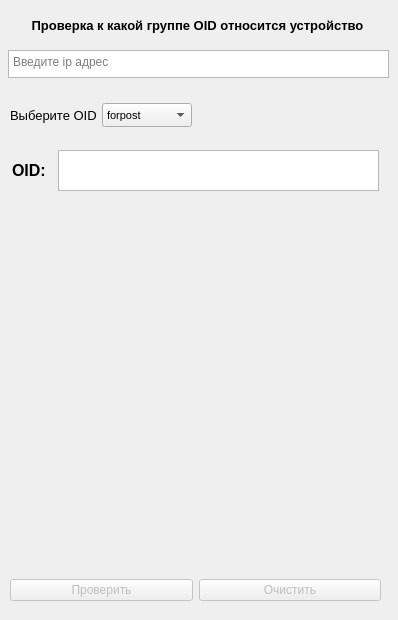
    <widget class="QWidget" name="tab_4">
     <attribute name="title">
      <string>Проверка OID</string>
     </attribute>
     <widget class="QComboBox" name="comboBox_2">
      <property name="geometry">
       <rect>
        <x>102</x>
        <y>103</y>
        <width>90</width>
        <height>24</height>
       </rect>
      </property>
      <property name="font">
       <font>
        <pointsize>8</pointsize>
        <weight>50</weight>
        <italic>false</italic>
        <bold>false</bold>
        <underline>false</underline>
       </font>
      </property>
      <property name="acceptDrops">
       <bool>false</bool>
      </property>
      <property name="layoutDirection">
       <enum>Qt::LeftToRight</enum>
      </property>
      <property name="styleSheet">
       <string notr="true"/>
      </property>
      <property name="editable">
       <bool>false</bool>
      </property>
      <property name="maxVisibleItems">
       <number>10</number>
      </property>
      <item>
       <property name="text">
        <string comment="12">forpost</string>
       </property>
      </item>
      <item>
       <property name="text">
        <string>forpost_2</string>
       </property>
      </item>
      <item>
       <property name="text">
        <string>forpost_3</string>
       </property>
      </item>
      <item>
       <property name="text">
        <string>eaton</string>
       </property>
      </item>
      <item>
       <property name="text">
        <string>sc200</string>
       </property>
      </item>
      <item>
       <property name="text">
        <string>megatec</string>
       </property>
      </item>
      <item>
       <property name="text">
        <string>modbus</string>
       </property>
      </item>
      <item>
       <property name="text">
        <string>eltek</string>
       </property>
      </item>
      <item>
       <property name="text">
        <string>macc</string>
       </property>
      </item>
     </widget>
     <widget class="QWidget" name="horizontalLayoutWidget_7">
      <property name="geometry">
       <rect>
        <x>10</x>
        <y>570</y>
        <width>371</width>
        <height>41</height>
       </rect>
      </property>
      <layout class="QHBoxLayout" name="horizontalLayout_8">
       <item>
        <widget class="QPushButton" name="Check_device_btn">
         <property name="enabled">
          <bool>false</bool>
         </property>
         <property name="mouseTracking">
          <bool>false</bool>
         </property>
         <property name="tabletTracking">
          <bool>false</bool>
         </property>
         <property name="autoFillBackground">
          <bool>false</bool>
         </property>
         <property name="styleSheet">
          <string notr="true"/>
         </property>
         <property name="text">
          <string>Проверить</string>
         </property>
         <property name="autoDefault">
          <bool>false</bool>
         </property>
         <property name="default">
          <bool>false</bool>
         </property>
         <property name="flat">
          <bool>false</bool>
         </property>
        </widget>
       </item>
       <item>
        <widget class="QPushButton" name="Clear_btn_2">
         <property name="enabled">
          <bool>false</bool>
         </property>
         <property name="text">
          <string>Очистить</string>
         </property>
        </widget>
       </item>
      </layout>
     </widget>
     <widget class="QTextBrowser" name="textBrowser_2">
      <property name="geometry">
       <rect>
        <x>58</x>
        <y>150</y>
        <width>321</width>
        <height>41</height>
       </rect>
      </property>
     </widget>
     <widget class="QLabel" name="label_47">
      <property name="geometry">
       <rect>
        <x>12</x>
        <y>155</y>
        <width>41</width>
        <height>30</height>
       </rect>
      </property>
      <property name="font">
       <font>
        <pointsize>12</pointsize>
        <weight>75</weight>
        <bold>true</bold>
       </font>
      </property>
      <property name="text">
       <string>OID:</string>
      </property>
     </widget>
     <widget class="QTextEdit" name="textEdit_3">
      <property name="geometry">
       <rect>
        <x>8</x>
        <y>50</y>
        <width>381</width>
        <height>28</height>
       </rect>
      </property>
      <property name="toolTip">
       <string/>
      </property>
      <property name="placeholderText">
       <string>Введите ip адрес</string>
      </property>
     </widget>
     <widget class="QLabel" name="label_4">
      <property name="geometry">
       <rect>
        <x>12</x>
        <y>10</y>
        <width>371</width>
        <height>31</height>
       </rect>
      </property>
      <property name="font">
       <font>
        <pointsize>10</pointsize>
        <weight>75</weight>
        <bold>true</bold>
       </font>
      </property>
      <property name="text">
       <string>Проверка к какой группе OID относится устройство</string>
      </property>
      <property name="alignment">
       <set>Qt::AlignCenter</set>
      </property>
      <property name="wordWrap">
       <bool>true</bool>
      </property>
     </widget>
     <widget class="QLabel" name="label_48">
      <property name="geometry">
       <rect>
        <x>10</x>
        <y>100</y>
        <width>91</width>
        <height>31</height>
       </rect>
      </property>
      <property name="font">
       <font>
        <pointsize>10</pointsize>
       </font>
      </property>
      <property name="text">
       <string>Выберите OID</string>
      </property>
     </widget>
    </widget>
